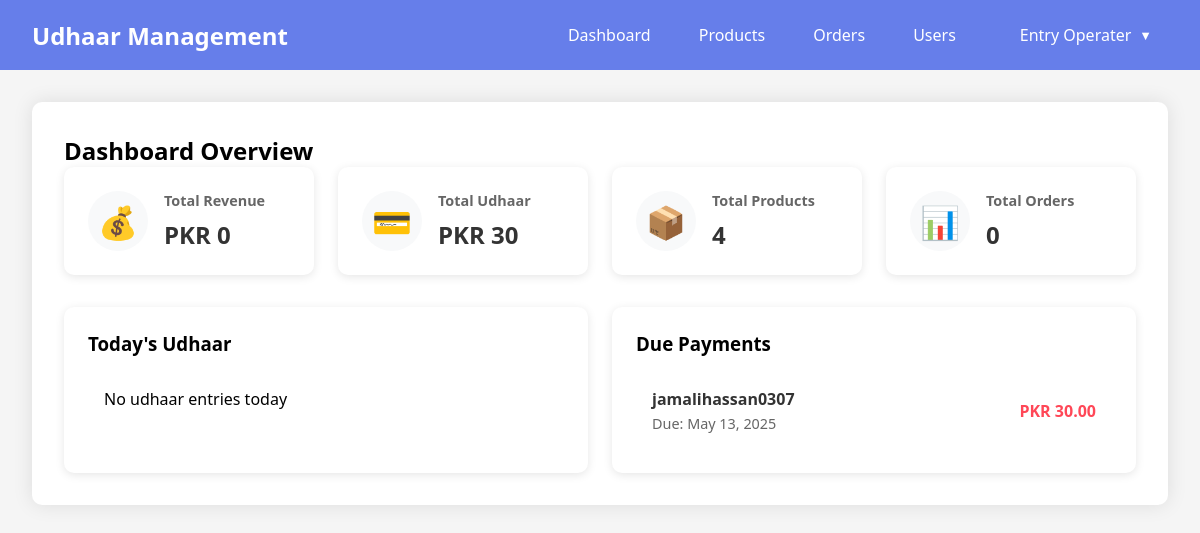
Before: /dashboard/ (signed in) with the older database file.
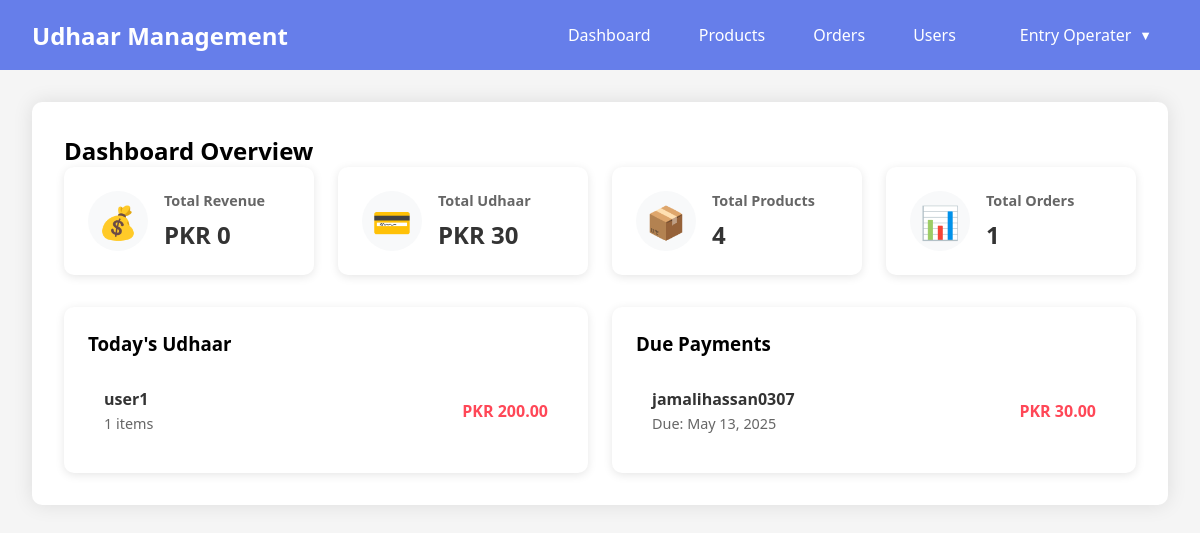
After: the same page with the newer database file.
### myapp/models.py (models this page shows, shortened)
class User(AbstractUser):
    ROLE_CHOICES = (
        ('admin', 'Admin'),
        ('entry_operator', 'Entry Operator'),
        ('accountant', 'Accountant'),
        ('order_manager', 'Order Manager'),
        ('product_manager', 'Product Manager'),
        ('user', 'User'),
    )
    role = models.CharField(max_length=20, choices=ROLE_CHOICES, default='user')
    udhaar = models.DecimalField(max_digits=10, decimal_places=2, default=0.00)
    due_date = models.DateField(null=True, blank=True)
    created_at = models.DateTimeField(auto_now_add=True)
    updated_at = models.DateTimeField(auto_now=True)

class Order(models.Model):
    STATUS_CHOICES = (
        ('Paid', 'Paid'),
        ('Unpaid', 'Unpaid'),
    )
    user = models.ForeignKey(User, on_delete=models.CASCADE)
    total_amount = models.DecimalField(max_digits=10, decimal_places=2)
    status = models.CharField(max_length=10, choices=STATUS_CHOICES)
    order_date = models.DateField(default=timezone.now)
    created_at = models.DateTimeField(auto_now_add=True)

### myapp/views.py (the view)
# urls.py: path('dashboard/', views.dashboard, name='dashboard'),
@login_required
def dashboard(request):
    print("Checking user permissions...")
    can_view_orders = request.user.has_perm('myapp.view_order')
    can_view_products = request.user.has_perm('myapp.view_product')
    can_view_users = request.user.has_perm('myapp.view_user')
    can_add_order = request.user.has_perm('myapp.add_order')
    can_change_order = request.user.has_perm('myapp.change_order')
    context = {
        'total_revenue': Order.objects.filter(status='Paid').aggregate(Sum('total_amount'))['total_amount__sum'] or 0,
        'total_udhaar': User.objects.aggregate(Sum('udhaar'))['udhaar__sum'] or 0,
        'total_users': User.objects.count(),
        'unpaid_users': User.objects.filter(udhaar__gt=0).count(),
        'total_products': Product.objects.count(),
        'total_orders': Order.objects.count(),
        'today_orders': Order.objects.filter(order_date=timezone.now().date(), status='Unpaid'),
        'due_users': User.objects.filter(udhaar__gt=0, due_date__isnull=False).order_by('due_date'),
        'can_view_orders': can_view_orders,
        'can_view_products': can_view_products,
        'can_view_users': can_view_users,
        'can_add_order': can_add_order,
        'can_change_order': can_change_order,
    }
    return render(request, 'myapp/dashboard.html', context)

### myapp/templates/myapp/dashboard.html (shortened to what this page needs)
{% extends 'myapp/base.html' %}
{% block content %}
<section id="overview" class="section">
  <h2>Dashboard Overview</h2>
  <div class="dashboard-stats">
    <div class="stat-card">
      <div class="stat-icon">💰</div>
      <div class="stat-info">
        <h3>Total Revenue</h3>
        <p>PKR {{ total_revenue }}</p>
      </div>
    </div>
    <div class="stat-card">
      <div class="stat-icon">💳</div>
      <div class="stat-info">
        <h3>Total Udhaar</h3>
        <p>PKR {{ total_udhaar }}</p>
      </div>
    </div>
    <div class="stat-card">
      <div class="stat-icon">📦</div>
      <div class="stat-info">
        <h3>Total Products</h3>
        <p>{{ total_products }}</p>
      </div>
    </div>
    <div class="stat-card">
      <div class="stat-icon">📊</div>
      <div class="stat-info">
        <h3>Total Orders</h3>
        <p>{{ total_orders }}</p>
      </div>
    </div>
  </div>
  <div class="recent-activity">
    <div class="today-udhaar">
      <h3>Today's Udhaar</h3>
      <div class="activity-list">
        {% if today_orders %}
          {% for order in today_orders %}
          <div class="activity-item">
            <div class="activity-info">
              <h4>{{ order.user.username }}</h4>
              <p>{{ order.items.count }} items</p>
            </div>
            <span class="activity-amount">PKR {{ order.total_amount }}</span>
          </div>
          {% endfor %}
        {% else %}
          <div class="activity-item">No udhaar entries today</div>
        {% endif %}
      </div>
    </div>
    <div class="due-payments">
      <h3>Due Payments</h3>
      <div class="activity-list">
        {% if due_users %}
          {% for user in due_users %}
          <div class="activity-item {% if user.due_date < today %}overdue{% endif %}">
            <div class="activity-info">
              <h4>{{ user.username }}</h4>
              <p class="due-date">Due: {{ user.due_date }}</p>
            </div>
            <span class="activity-amount">PKR {{ user.udhaar }}</span>
          </div>
          {% endfor %}
        {% else %}
          <div class="activity-item">No due payments</div>
        {% endif %}
      </div>
    </div>
  </div>
</section>
{% endblock %}

Changed rows visible on the page:
added Order: user.username "user1", items.count "1", total_amount "200.00"
Other visible differences:
{{ total_orders }}: "0" → "1"
text no longer shown: "No udhaar entries today"
